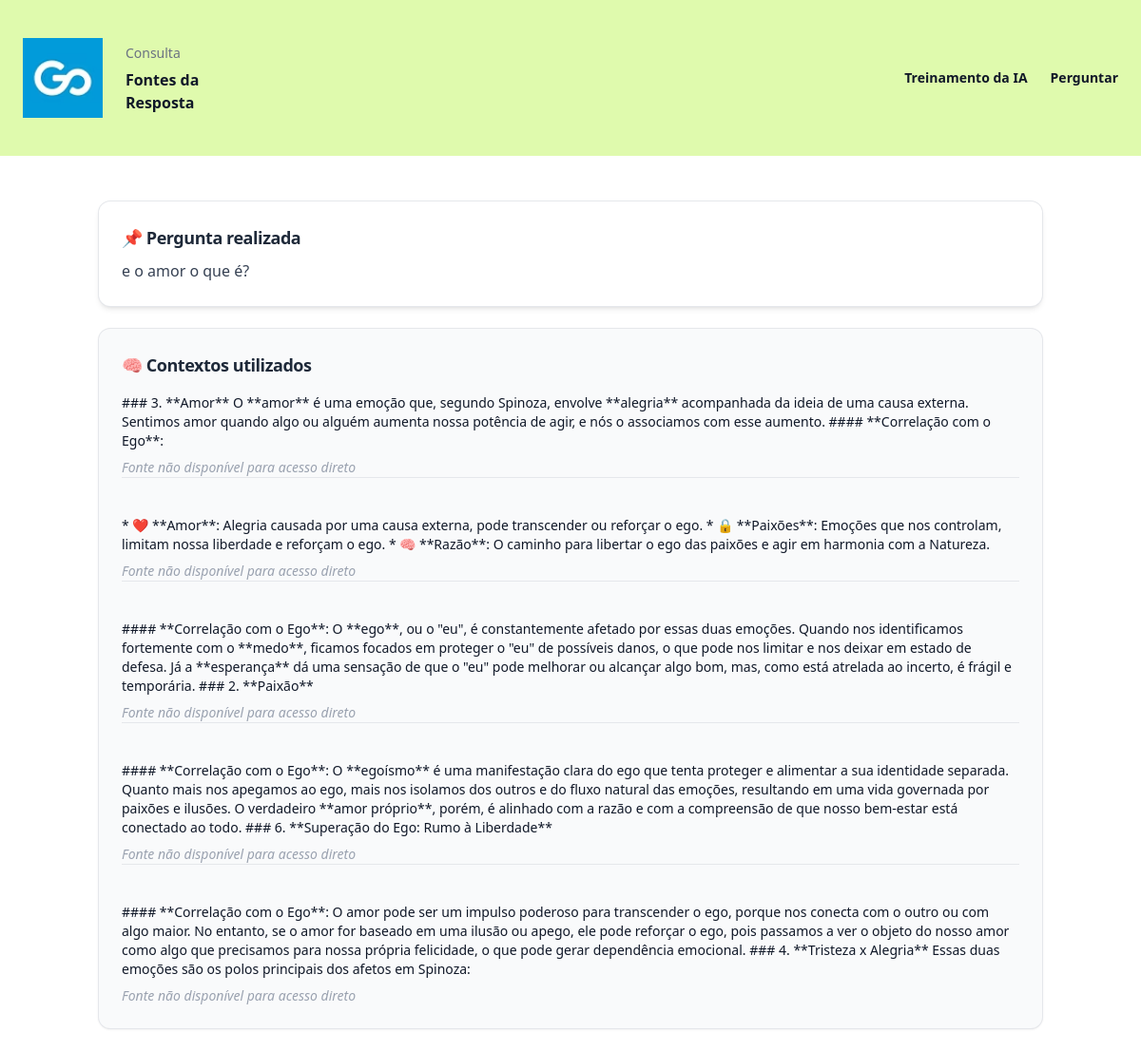
Screenshot of /oraculo/ver_fontes/2 with the database file from the repository.
### oraculo/models.py (models this page shows, shortened)
class Pergunta(models.Model):
    data_treinamento = models.ManyToManyField(DataTreinamento)
    pergunta = models.TextField()

class DataTreinamento(models.Model):
    metadata = models.JSONField(null=True, blank=True)
    texto = models.TextField(null=True, blank=True)

### oraculo/views.py (the view)
# urls.py: path('ver_fontes/<int:id>', views.ver_fontes, name='ver_fontes'),
def ver_fontes(request, id):
    pergunta = Pergunta.objects.get(id=id)
    return render(request, 'ver_fontes.html', {'pergunta': pergunta})

### oraculo/templates/ver_fontes.html (shortened to what this page needs)
{% extends "base.html" %}
{% load static %}
{% block 'conteudo' %}
    <main>
        <header class="relative isolate bg-lime-200/80">
            <div class="mx-auto max-w-7xl py-10 sm:px-6">
                <div class="mx-auto flex max-w-2xl items-center justify-between gap-x-8 lg:mx-0 lg:max-w-none">
                    <div class="flex items-center gap-x-6">
                        <img src="{% static 'img/go.png' %}" alt="" class="w-1/3">
                        <h1>
                            <div class="text-sm/6 text-gray-500">Consulta</div>
                            <div class="mt-1 text-base font-semibold text-gray-900">Fontes da Resposta</div>
                        </h1>
                    </div>
                    <div class="flex items-center gap-x-4 sm:gap-x-6">
                        <a href="{% url 'treinar_ia' %}"
                           type="button"
                           class="hidden text-sm/6 font-semibold text-gray-900 sm:block">Treinamento da IA</a>
                        <a href="{% url 'chat' %}"
                           type="button"
                           class="hidden text-sm/6 font-semibold text-gray-900 sm:block">Perguntar</a>
                    </div>
                </div>
            </div>
        </header>
        <div class="px-4 md:px-0 mt-6">
           <div class="max-w-5xl mx-auto px-4 py-6 space-y-6">
                <div class="bg-white rounded-xl shadow-md ring-1 ring-gray-200 p-6">
                    <h2 class="text-lg font-semibold text-gray-800 mb-2 tracking-tight">📌 Pergunta realizada</h2>
                    <p class="text-gray-700 text-base leading-relaxed">
                        {{ pergunta.pergunta }}
                    </p>
                </div>
                <div class="bg-gray-50 rounded-xl shadow-sm ring-1 ring-gray-200 p-6">
                    <h2 class="text-lg font-semibold text-gray-800 mb-4 tracking-tight">🧠 Contextos utilizados</h2>
                    <div class="divide-y divide-gray-200 space-y-6">
                        {% for contexto in pergunta.data_treinamento.all %}
                            <div class="pt-4 first:pt-0">
                                <div class="text-gray-900 text-sm">
                                    {{ contexto.texto }}
                                </div>
                                {% if contexto.metadata.url %}
                                    <div class="mt-3">
                                        <a href="{{ contexto.metadata.url.0|default:contexto.metadata.url }}" target="_blank"
                                        class="inline-flex items-center gap-2 text-sm font-medium text-blue-600 hover:text-blue-800 transition">
                                            Acessar fonte online
                                        </a>
                                    </div>
                                {% else %}
                                    <p class="mt-2 text-sm text-gray-400 italic">Fonte não disponível para acesso direto</p>
                                {% endif %}
                            </div>
                        {% empty %}
                            <p class="text-gray-500 text-sm">Nenhum contexto relacionado a esta pergunta.</p>
                        {% endfor %}
                    </div>
                </div>
            </div>
        </div>
    </main>
{% endblock 'conteudo' %}

### rows the page displays
Pergunta: pergunta "e o amor o que é?"
DataTreinamento: texto "### 3. **Amor** O **amor** é uma emoção que, segundo Spinoza, envolve **alegria** acompanhada da ideia de uma causa externa. Sentimos amor quando algo ou alguém aumenta nossa potência de agir, e nós o associamos com esse aumento. #### **Correlação com o Ego**:", metadata "Fonte não disponível para acesso direto"
DataTreinamento: texto "* ❤️ **Amor**: Alegria causada por uma causa externa, pode transcender ou reforçar o ego. * 🔒 **Paixões**: Emoções que nos controlam, limitam nossa liberdade e reforçam o ego. * 🧠 **Razão**: O caminho para libertar o ego das paixões e agir em harmonia com a Natureza.", metadata "Fonte não disponível para acesso direto"
DataTreinamento: texto "#### **Correlação com o Ego**: O **ego**, ou o \"eu\", é constantemente afetado por essas duas emoções. Quando nos identificamos fortemente com o **medo**, ficamos focados em proteger o \"eu\" de possíveis danos, o que pode nos limitar e nos deixar em estado de defesa. Já a **esperança** dá uma sensação de que o \"eu\" pode melhorar ou alcançar algo bom, mas, como está atrelada ao incerto, é frágil e temporária. ### 2. **Paixão**", metadata "Fonte não disponível para acesso direto"
DataTreinamento: texto "#### **Correlação com o Ego**: O **egoísmo** é uma manifestação clara do ego que tenta proteger e alimentar a sua identidade separada. Quanto mais nos apegamos ao ego, mais nos isolamos dos outros e do fluxo natural das emoções, resultando em uma vida governada por paixões e ilusões. O verdadeiro **amor próprio**, porém, é alinhado com a razão e com a compreensão de que nosso bem-estar está conectado ao todo. ### 6. **Superação do Ego: Rumo à Liberdade**", metadata "Fonte não disponível para acesso direto"
DataTreinamento: texto "#### **Correlação com o Ego**: O amor pode ser um impulso poderoso para transcender o ego, porque nos conecta com o outro ou com algo maior. No entanto, se o amor for baseado em uma ilusão ou apego, ele pode reforçar o ego, pois passamos a ver o objeto do nosso amor como algo que precisamos para nossa própria felicidade, o que pode gerar dependência emocional. ### 4. **Tristeza x Alegria** Essas duas emoções são os polos principais dos afetos em Spinoza:", metadata "Fonte não disponível para acesso direto"
